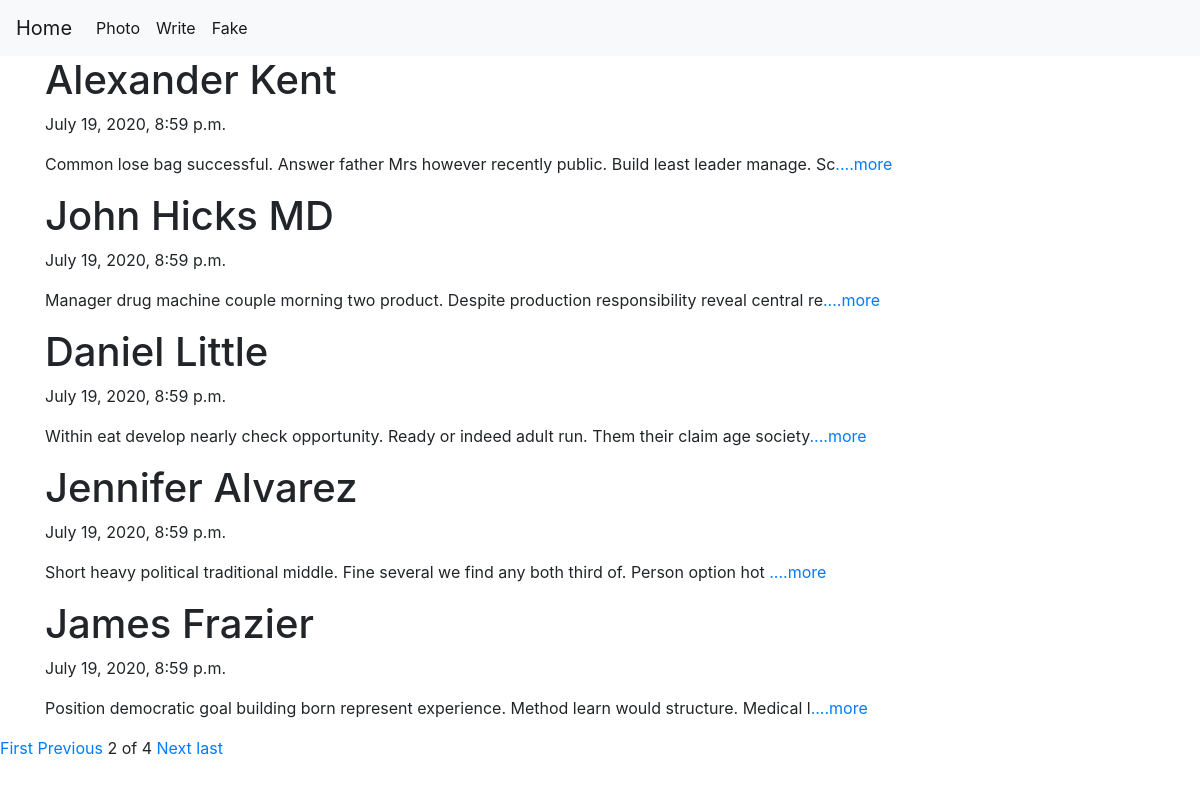
Screenshot of /?page=2 with the database file from the repository.
### blog/models.py (models this page shows, shortened)
class Blog(models.Model):
    title = models.CharField(max_length=200)
    pub_date = models.DateTimeField('date published')
    body = models.TextField()
    def summary(self):
        return self.body[:100]

### blog/views.py (the view)
# urls.py: path('', blog.views.blog, name = 'blog'),
def blog(request):
    blogs = Blog.objects
    blog_list = Blog.objects.all()
    paginator = Paginator(blog_list, 5)
    page = request.GET.get('page')
    articles = paginator.get_page(page)
    return render(request, 'blog.html', {'blogs': blogs, 'articles': articles})

### blog/templates/blog.html
{% extends 'base.html' %}
{% block content %}
  {% for blog in articles %}
    <div class="container">
        <h1>{{ blog.title }}</h1>
        <p>{{ blog.pub_date }}</p>
        <p>{{ blog.summary }}<a href="{% url 'detail' blog.id %}">....more</a></p>
    </div>
    {% endfor %}
    {% if articles.has_previous %}
      <a href="?page=1">First</a>
      <a href="?page={{articles.previous_page_number}}">Previous</a>
    {% endif %}
    <span>{{ articles.number }}</span>
    <span>of</span>
    <span>{{ articles.paginator.num_pages }}</span>
    {% if articles.has_next %}
      <a href="?page={{articles.next_page_number}}">Next</a>
      <a href="?page={{articles.paginator.num_pages}}">last</a>
    {% endif %}
{% endblock %}

### rows the page displays
Blog: title "Alexander Kent", pub_date "July 19, 2020, 8:59 p.m.", summary "Common lose bag successful. Answer father Mrs however recently public. Build least leader manage. Sc"
Blog: title "John Hicks MD", pub_date "July 19, 2020, 8:59 p.m.", summary "Manager drug machine couple morning two product. Despite production responsibility reveal central re"
Blog: title "Daniel Little", pub_date "July 19, 2020, 8:59 p.m.", summary "Within eat develop nearly check opportunity. Ready or indeed adult run. Them their claim age society"
Blog: title "Jennifer Alvarez", pub_date "July 19, 2020, 8:59 p.m.", summary "Short heavy political traditional middle. Fine several we find any both third of. Person option hot"
Blog: title "James Frazier", pub_date "July 19, 2020, 8:59 p.m.", summary "Position democratic goal building born represent experience. Method learn would structure. Medical l"

### other values shown
{{ articles.number }} "2"
{{ articles.paginator.num_pages }} "4"
